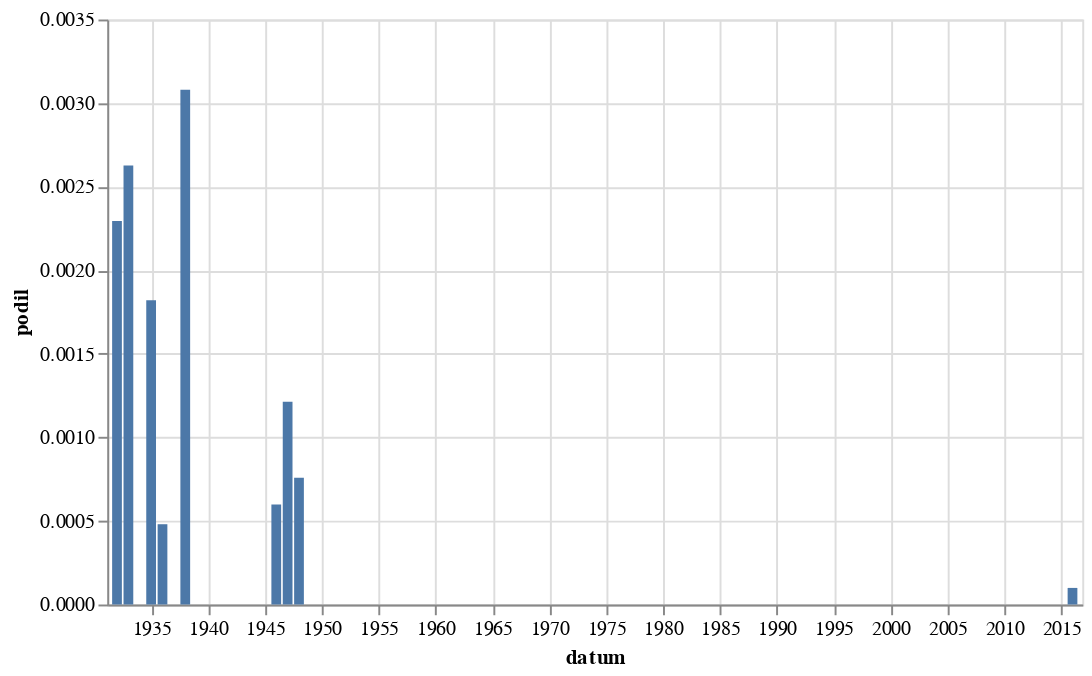

The code cell stored with this chart in its notebook:
### Code cell
graf(vyvoj(r'Heil Hitler'))

### Figure 1 — Vega-Lite specification as saved in the notebook (floating-point values rounded to 4 significant figures)
{"config": {"view": {"continuousWidth": 300, "continuousHeight": 300}}, "data": {"name": "data-32461eddb0216fd48d33ff3fa2fda4c0"}, "mark": {"type": "bar"}, "encoding": {"x": {"field": "datum", "type": "temporal"}, "y": {"field": "podil", "type": "quantitative"}}, "height": 300, "width": 500, "$schema": "https://vega.github.io/schema/vega-lite/v5.8.0.json", "datasets": {"data-32461eddb0216fd48d33ff3fa2fda4c0": [{"datum": "1932-01-01T00:00:00", "text": 5, "text_right": 2179, "podil": 0.002295}, {"datum": "1933-01-01T00:00:00", "text": 6, "text_right": 2284, "podil": 0.002627}, {"datum": "1935-01-01T00:00:00", "text": 3, "text_right": 1648, "podil": 0.00182}, {"datum": "1936-01-01T00:00:00", "text": 1, "text_right": 2082, "podil": 0.0004803}, {"datum": "1938-01-01T00:00:00", "text": 3, "text_right": 974, "podil": 0.00308}, {"datum": "1946-01-01T00:00:00", "text": 1, "text_right": 1673, "podil": 0.0005977}, {"datum": "1947-01-01T00:00:00", "text": 2, "text_right": 1649, "podil": 0.001213}, {"datum": "1948-01-01T00:00:00", "text": 1, "text_right": 1318, "podil": 0.0007587}, {"datum": "2016-01-01T00:00:00", "text": 1, "text_right": 10079, "podil": 9.922e-05}]}}
